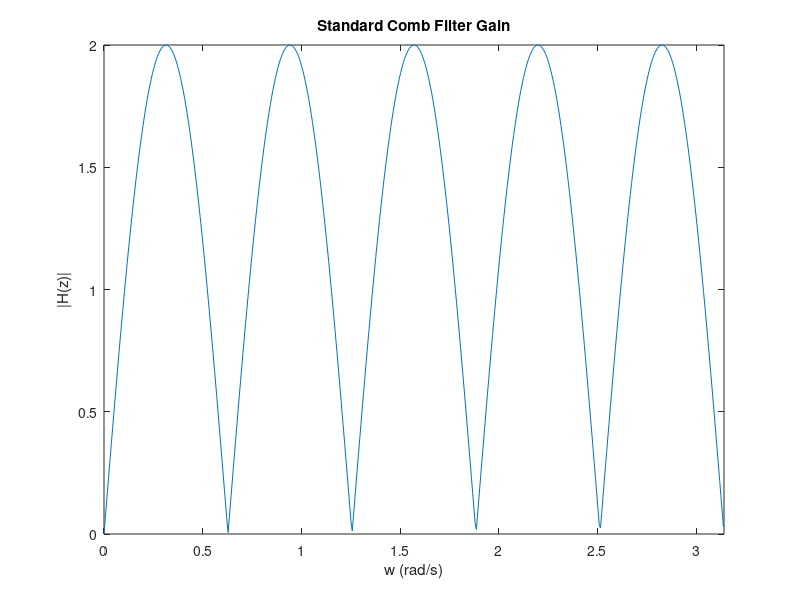
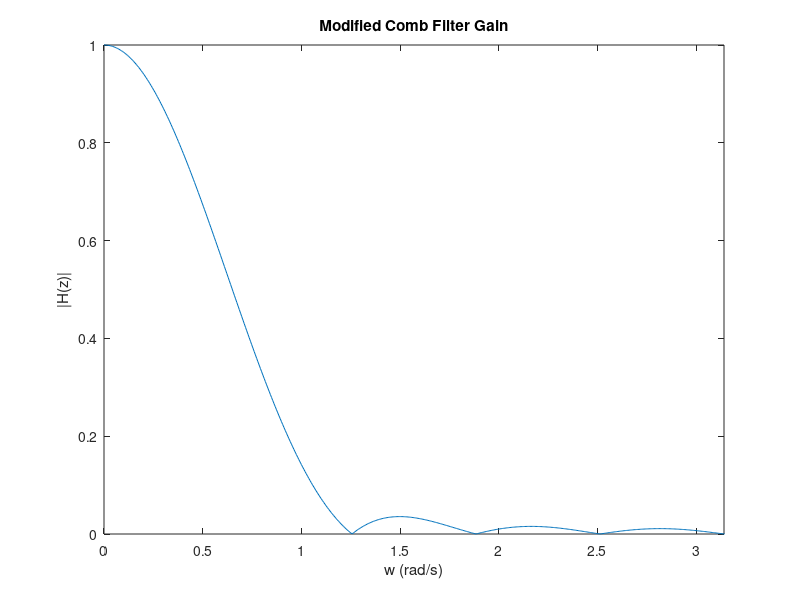
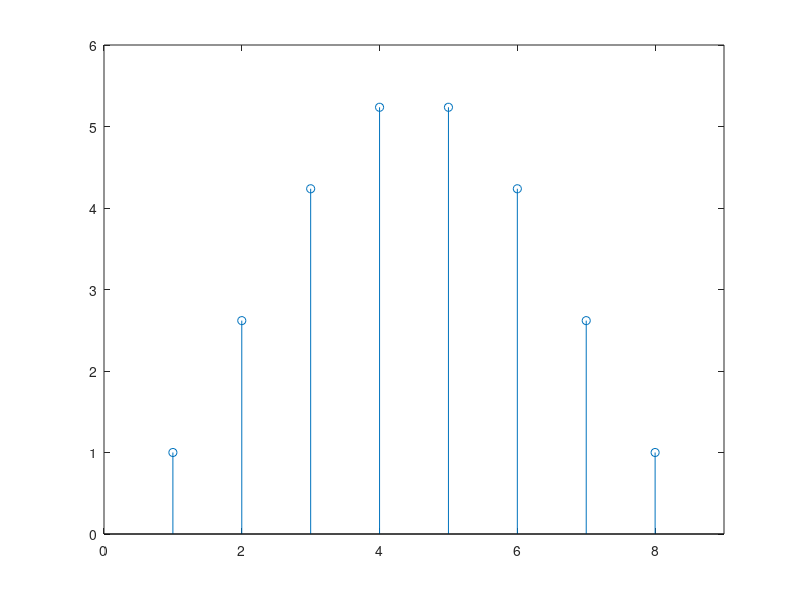

MATLAB code to generate these figures, in order:
% hw9pr3.m
close all

%% Part G

w = linspace(0, 2*pi, 1000);
z = exp(-1j*w);
H1 = (1-z.^-10);

figure(1)
plot(w, abs(H1));
xlim([0 pi]);
title('Standard Comb Filter Gain')
xlabel('w (rad/s)')
ylabel('|H(z)|')

%% Part H

% H2 = H1./((1-exp(1j*-pi/5)*z.^-1).*...
%         (1-exp(1j*pi/5)*z.^-1).*...
%         (1-exp(1j*0).*z.^-1));
% H2 = H2/(abs(H2(2)));
% H2(1) = 1;
    
H2 = (1-exp(1j*-2*pi/5)*z.^-1).*(1-exp(1j*2*pi/5)*z.^-1).* ...
     (1-exp(1j*-3*pi/5)*z.^-1).*(1-exp(1j*3*pi/5)*z.^-1).* ...
     (1-exp(1j*-4*pi/5)*z.^-1).*(1-exp(1j*4*pi/5)*z.^-1).* ...
     (1-exp(1j*-5*pi/5)*z.^-1);

H2 = H2/(abs(H2(1)));

figure(2)
plot(w, abs(H2));
xlim([0 pi]);
title('Modified Comb Filter Gain')
xlabel('w (rad/s)')
ylabel('|H(z)|')

%% Part I

v1 = [1 -2*cos(2*pi/5) 1];
v2 = [1 -2*cos(3*pi/5) 1];
v3 = [1 -2*cos(4*pi/5) 1];
v4 = [1 1];

h = conv(conv(v1,v2), conv(v3, v4));

figure(3)
stem(h)
xlim([0 9])
